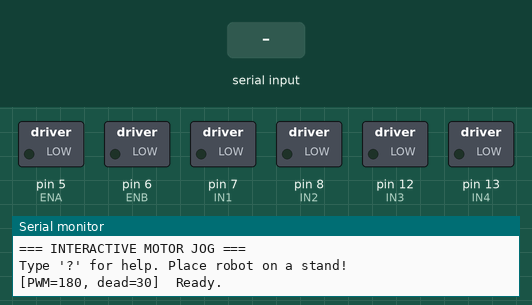
The sketch below on a simulated Arduino Uno, built with avr-gcc and run on an emulated ATmega328P. Parts: switched loads named in the sketch (green lamp = pin HIGH), the last lines printed to the serial monitor. Inputs (shaded band) come from the test bench.

Above: at 1.5 s.
1.6 s: "RF 180\n" received over Serial
At 1.9 s:
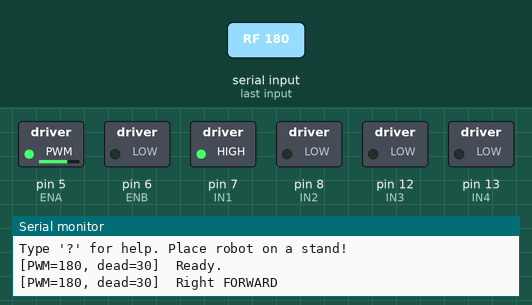
3.1 s: "X\n" received over Serial
At 4.2 s:
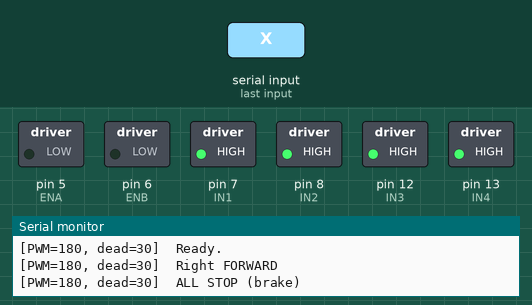
4.6 s: "RF 180\n" received over Serial
At 5.4 s:
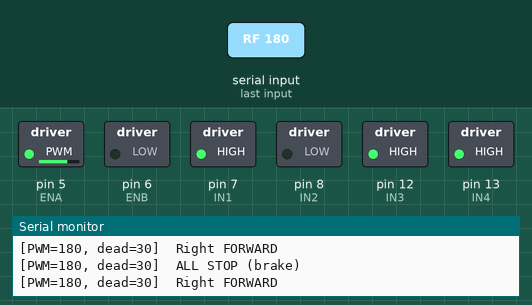
Timing chart, 0 to 7.6 s (numbered marks = the images above; inputs shaded):
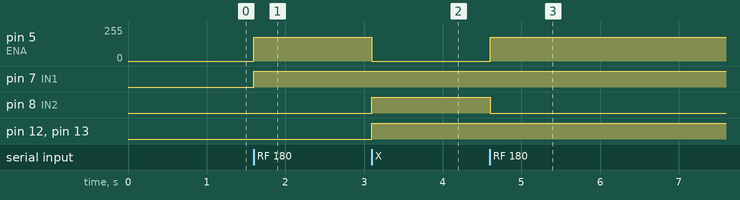

The sketch:

wheelcheack.ino
```cpp
/* ---------------------------------------------------------
   INTERACTIVE MOTOR JOG (UNO + L298N)
   Pins (same as your project):
     RIGHT: ENA=5 (PWM), IN1=7, IN2=8   -> OUT1/OUT2
     LEFT : ENB=6 (PWM), IN3=12, IN4=13 -> OUT3/OUT4

   Serial @ 115200. Commands (case-insensitive):
     RF [p]  -> Right  Forward  with optional PWM (0..255)
     RB [p]  -> Right  Backward
     RC      -> Right  Coast (freewheel)
     RK      -> Right  Brake (short brake)

     LF [p]  -> Left   Forward
     LB [p]  -> Left   Backward
     LC      -> Left   Coast
     LK      -> Left   Brake

     AF [p]  -> BOTH Forward
     AB [p]  -> BOTH Backward
     AC      -> BOTH Coast
     AK      -> BOTH Brake

     P [p]   -> Set default PWM (used when cmd has no [p])
     + / -   -> Increase / decrease default PWM by 10
     ?       -> Help
     X       -> All stop (brake)
   Examples:
     RF 180   (right fwd at 180)
     LB       (left back at default PWM)
     AK       (both brake)
     P 200    (set default PWM = 200)
--------------------------------------------------------- */

#include <Arduino.h>

// ---- Pins
const int ENA = 5;     // RIGHT PWM
const int IN1 = 7;
const int IN2 = 8;
const int ENB = 6;     // LEFT PWM
const int IN3 = 12;
const int IN4 = 13;

// ---- Defaults
int defaultPWM = 180;    // used if command omits [p]
int deadband   = 30;     // minimum kick to overcome friction (applied when pwm>0)

// ---- Helpers
void rightDrive(int dir, int pwm) {
  pwm = constrain(pwm, 0, 255);
  if (dir > 0)      { digitalWrite(IN1, HIGH); digitalWrite(IN2, LOW);  }
  else if (dir < 0) { digitalWrite(IN1, LOW);  digitalWrite(IN2, HIGH); }
  else              { digitalWrite(IN1, LOW);  digitalWrite(IN2, LOW);  } // coast
  if (pwm > 0 && pwm < deadband) pwm = deadband;
  analogWrite(ENA, pwm);
}
void leftDrive(int dir, int pwm) {
  pwm = constrain(pwm, 0, 255);
  if (dir > 0)      { digitalWrite(IN3, HIGH); digitalWrite(IN4, LOW);  }
  else if (dir < 0) { digitalWrite(IN3, LOW);  digitalWrite(IN4, HIGH); }
  else              { digitalWrite(IN3, LOW);  digitalWrite(IN4, LOW);  } // coast
  if (pwm > 0 && pwm < deadband) pwm = deadband;
  analogWrite(ENB, pwm);
}
void rightBrake(){ digitalWrite(IN1, HIGH); digitalWrite(IN2, HIGH); analogWrite(ENA, 0); }
void leftBrake() { digitalWrite(IN3, HIGH); digitalWrite(IN4, HIGH); analogWrite(ENB, 0); }

void allStopBrake(){ rightBrake(); leftBrake(); }
void allCoast()    { rightDrive(0,0); leftDrive(0,0); }

void printHUD(const char* msg){
  Serial.print(F("[PWM=")); Serial.print(defaultPWM);
  Serial.print(F(", dead=")); Serial.print(deadband);
  Serial.print(F("]  "));
  Serial.println(msg);
}

void help(){
  Serial.println(F("\nCommands:"));
  Serial.println(F("  RF [p], RB [p], RC, RK   -> Right motor Fwd/Back/Coast/Brake"));
  Serial.println(F("  LF [p], LB [p], LC, LK   -> Left  motor Fwd/Back/Coast/Brake"));
  Serial.println(F("  AF [p], AB [p], AC, AK   -> BOTH  motors Fwd/Back/Coast/Brake"));
  Serial.println(F("  P [p]    -> set default PWM (0..255)"));
  Serial.println(F("  + / -    -> inc/dec default PWM by 10"));
  Serial.println(F("  D [v]    -> set deadband (0..80), applied when pwm>0"));
  Serial.println(F("  X        -> ALL STOP (brake)"));
  Serial.println(F("  ?        -> this help\n"));
}

// Trim spaces and uppercase
String cleanUpper(String s){
  s.trim();
  for (unsigned i=0;i<s.length();++i) s[i] = toupper(s[i]);
  return s;
}

// Parse optional integer after a command (e.g., 'RF 180')
bool parseIntAfter(const String& s, int& outVal){
  // find first space
  int sp = s.indexOf(' ');
  if (sp < 0) return false;
  String t = s.substring(sp+1);
  t.trim();
  if (t.length()==0) return false;
  outVal = t.toInt();
  return true;
}

void setup(){
  pinMode(IN1, OUTPUT); pinMode(IN2, OUTPUT);
  pinMode(IN3, OUTPUT); pinMode(IN4, OUTPUT);
  pinMode(ENA, OUTPUT); pinMode(ENB, OUTPUT);

  allCoast();

  Serial.begin(115200);
  delay(300);
  Serial.println(F("\n=== INTERACTIVE MOTOR JOG ==="));
  Serial.println(F("Type '?' for help. Place robot on a stand!"));
  printHUD("Ready.");
}

void loop(){
  // quick +/- shortcuts without newline
  if (Serial.available()){
    // Peek: if single-char control, handle directly
    int c = Serial.peek();
    if (c=='+' || c=='-'){
      Serial.read();
      defaultPWM = constrain(defaultPWM + (c=='+'? +10 : -10), 0, 255);
      printHUD(c=='+' ? "PWM +10" : "PWM -10");
      return;
    }
  }

  if (Serial.available()){
    String line = Serial.readStringUntil('\n');
    line = cleanUpper(line);
    if (line.length()==0) return;

    // single-char commands
    if (line=="X"){ allStopBrake(); printHUD("ALL STOP (brake)"); return; }
    if (line=="?"){ help(); printHUD("OK"); return; }

    // deadband set: D [v]
    if (line.startsWith("D")){
      int v;
      if (parseIntAfter(line, v)){
        deadband = constrain(v, 0, 80);
        printHUD("Deadband set");
      } else {
        Serial.println(F("Usage: D 30   (0..80)"));
      }
      return;
    }

    // PWM set: P [p]
    if (line.startsWith("P")){
      int p;
      if (parseIntAfter(line, p)){
        defaultPWM = constrain(p, 0, 255);
        printHUD("Default PWM set");
      } else {
        Serial.println(F("Usage: P 200   (0..255)"));
      }
      return;
    }

    // Motor commands
    // Pattern: [R|L|A][F|B|C|K] [p]
    if (line.length() >= 2){
      char side = line[0];
      char act  = line[1];
      int p; bool hasP = parseIntAfter(line, p);
      int pwm = hasP ? constrain(p,0,255) : defaultPWM;
      if (pwm>0 && pwm<deadband) pwm = deadband;

      auto doSide = [&](char s, char a){
        if (s=='R'){
          if (a=='F') { rightDrive(+1, pwm); printHUD("Right FORWARD"); }
          else if (a=='B') { rightDrive(-1, pwm); printHUD("Right BACKWARD"); }
          else if (a=='C') { rightDrive(0, 0);    printHUD("Right COAST"); }
          else if (a=='K') { rightBrake();        printHUD("Right BRAKE"); }
          else { Serial.println(F("Unknown action. Use F/B/C/K.")); }
        } else if (s=='L'){
          if (a=='F') { leftDrive(+1, pwm); printHUD("Left FORWARD"); }
          else if (a=='B') { leftDrive(-1, pwm); printHUD("Left BACKWARD"); }
          else if (a=='C') { leftDrive(0, 0);    printHUD("Left COAST"); }
          else if (a=='K') { leftBrake();        printHUD("Left BRAKE"); }
          else { Serial.println(F("Unknown action. Use F/B/C/K.")); }
        } else if (s=='A'){
          if (a=='F') { rightDrive(+1, pwm); leftDrive(+1, pwm); printHUD("Both FORWARD"); }
          else if (a=='B') { rightDrive(-1, pwm); leftDrive(-1, pwm); printHUD("Both BACKWARD"); }
          else if (a=='C') { allCoast();   printHUD("Both COAST"); }
          else if (a=='K') { allStopBrake(); printHUD("Both BRAKE"); }
          else { Serial.println(F("Unknown action. Use F/B/C/K.")); }
        } else {
          Serial.println(F("Unknown side. Use R/L/A."));
        }
      };

      doSide(side, act);
    } else {
      Serial.println(F("Bad command. Use '?' for help."));
    }
  }
}
```

Measured:
- after the input at 1.6 s, pin 5 (ENA): 0/255 → 180/255 at once; pin 7 (IN1): LOW → HIGH at once
- after the input at 3.1 s, pin 5 (ENA): 180/255 → 0/255 at once; pin 8 (IN2), pin 12 (IN3), pin 13 (IN4): LOW → HIGH at once
- after the input at 4.6 s, pin 5 (ENA): 0/255 → 180/255 at once; pin 8 (IN2): HIGH → LOW at once
